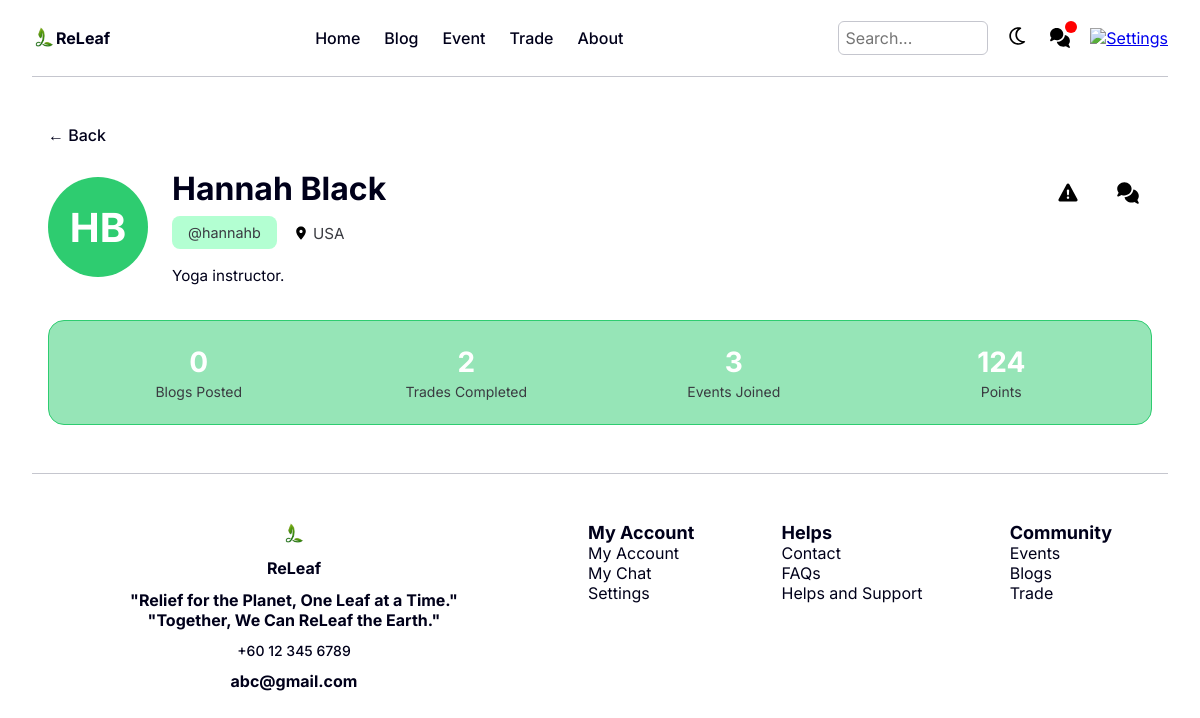
Screenshot of /pages/CommonPages/viewProfile.php?userID=8 (signed in) with the database file from the repository.
### tables this page shows
CREATE TABLE `tblusers` (
  `userID` int(11) NOT NULL,
  `fullName` varchar(100) NOT NULL,
  `username` varchar(50) NOT NULL,
  `gender` enum('male','female','other','null') DEFAULT NULL,
  `email` varchar(100) NOT NULL,
  `password` varchar(60) NOT NULL,
  `bio` varchar(500) NOT NULL,
  `country` varchar(100) NOT NULL,
  `userType` enum('member','admin') NOT NULL,
  `point` int(50) UNSIGNED DEFAULT NULL,
  `tradesCompleted` int(11) DEFAULT 0,
  `lastLogin` datetime DEFAULT current_timestamp(),
  `createdAt` datetime DEFAULT current_timestamp()
);

### php/sessionCheck.php (called while the page is built, shortened)
<?php
include("dbConn.php");
$userType = $_SESSION['userType'] ?? 'member';
$isAdmin = ($userType === 'admin');
$userID = $_SESSION['userID'];
if (!$isAdmin) {
    $unread_query = "SELECT COUNT(*) as unread_count
                    FROM tblmessages
                    WHERE receiverID = '$userID' AND isRead = FALSE";
    $unread_result = mysqli_query($connection, $unread_query);
    if ($unread_result) {
        $unread_data = mysqli_fetch_assoc($unread_result);
        $unread_count = $unread_data['unread_count'];
    }
}
?>

### pages/CommonPages/viewProfile.php (the view, shortened to what this page needs)
<?php
    include("../../php/dbConn.php");
    include("../../php/sessionCheck.php");
    include("../../php/errorPopUp.php");
    $indexUrl = $isAdmin ? '../../pages/adminPages/adminIndex.php' : '../../pages/MemberPages/memberIndex.php';
    $currentUserID = $_SESSION['userID'];
    $profileUserID = isset($_GET['userID']) ? intval($_GET['userID']) : 0;
    $userData = [];
    $initials = '';
    $blogsPosted = 0;
    $tradesCompleted = 0;
    $eventsJoined = 0;
    $profileUserIsAdmin = false;
    $previousPage = isset($_SERVER['HTTP_REFERER']) ? $_SERVER['HTTP_REFERER'] : $indexUrl;
    if ($profileUserID <= 0) {
        showErrorPopup("Invalid user profile requested.", $previousPage);
    } else {
        $query = "SELECT fullName, username, bio, point, tradesCompleted, country, userType
                FROM tblusers
                WHERE userID = $profileUserID";
        $result = mysqli_query($connection, $query);
        $userData = mysqli_fetch_assoc($result);
        $profileUserIsAdmin = ($userData['userType'] === 'admin');
        function getInitials($name) {
            $words = explode(' ', trim($name));
            if (count($words) >= 2) {
                return strtoupper(substr($words[0], 0, 1) . substr($words[1], 0, 1));
            }
            return strtoupper(substr($words[0], 0, 2));
        }
        $initials = getInitials($userData['fullName']);
        $tradesCompleted = $userData['tradesCompleted'] ?? 0;
        $point = $userData['point'] ?? 0;
        if (!$profileUserIsAdmin) {
            $eventsJoinedQuery = "
                SELECT COUNT(*) as eventsJoined
                FROM tblregistration r
                INNER JOIN tblevents e ON r.eventID = e.eventID
                WHERE r.userID = $profileUserID
                AND r.status = 'active'
                AND e.status != 'cancelled'";
            $eventsJoinedResult = mysqli_query($connection, $eventsJoinedQuery);
            if ($eventsJoinedResult) {
                $eventsJoinedData = mysqli_fetch_assoc($eventsJoinedResult);
                $eventsJoined = $eventsJoinedData['eventsJoined'] ?? 0;
            }
            $blogsPostedQuery = "SELECT COUNT(*) as blogsPosted FROM tblblog WHERE userID = $profileUserID";
            $blogResult = mysqli_query($connection, $blogsPostedQuery);
            if ($blogResult) {
                $blogData = mysqli_fetch_assoc($blogResult);
                $blogsPosted = $blogData['blogsPosted'] ?? 0;
            }
        }
    }
?>
<!DOCTYPE html>
<html lang="en">
<head>
    <link rel="stylesheet" href="../../style/style.css">
</head>
<body>
    <header>
        <section class="c-logo-section">
            <a href="../../pages/<?php echo $isAdmin ? 'adminPages/adminIndex.php' : 'MemberPages/memberIndex.php'; ?>" class="c-logo-link">
                <img src="../../assets/images/Logo.png" alt="Logo" class="c-logo">
                <div class="c-text">ReLeaf</div>
            </a>
        </section>
        <nav class="c-navbar-desktop">
            <?php if ($isAdmin): ?>
                <a href="../../pages/adminPages/adminIndex.php">Dashboard</a>
                <a href="../../pages/CommonPages/mainBlog.php">Blog</a>
                <a href="../../pages/CommonPages/mainEvent.php">Event</a>
                <a href="../../pages/CommonPages/mainTrade.php">Trade</a>
                <a href="../../pages/CommonPages/mainFAQ.php">FAQs</a>
                <a href="../../pages/adminPages/aHelpTicket.php">Help</a>
            <?php else: ?>
                <a href="../../pages/MemberPages/memberIndex.php">Home</a>
                <a href="../../pages/CommonPages/mainBlog.php">Blog</a>
                <a href="../../pages/CommonPages/mainEvent.php">Event</a>
                <a href="../../pages/CommonPages/mainTrade.php">Trade</a>
                <a href="../../pages/CommonPages/aboutUs.php">About</a>
            <?php endif; ?>
        </nav>
        <section class="c-navbar-more">
            <input type="text" placeholder="Search..." id="searchBar" class="search-bar">
            <button id="themeToggle2">
                <img src="../../assets/images/light-mode-icon.svg" alt="Light Mode Icon">
            </button>
            <?php if ($isAdmin): ?>
                <a href="../../pages/adminPages/aProfile.php">
                    <img src="../../assets/images/profile-light.svg" alt="Profile" id="profileImg">
                </a>
            <?php else: ?>
                <a href="../../pages/MemberPages/mChat.php" class="c-chatbox" id="chatboxDesktop">
                    <img src="../../assets/images/chat-light.svg" alt="Chatbox" id="chatImg">
                    <?php if ($unread_count > 0): ?>
                        <span class="c-notification-badge" id="chatBadgeDesktop"></span>
                    <?php endif; ?>
                </a>
                <a href="../../pages/MemberPages/mSetting.php">
                    <img src="../../assets/images/setting-light.svg" alt="Settings" id="settingImg">
                </a>
            <?php endif; ?>
        </section>
    </header>
    <hr>
    <main class="content" id="content">
        <section class="profile-container content">
            <a href="javascript:history.back()" class="back-button">← Back</a>
            <div class="profile-top">
                <div class="profile-info">
                    <div class="avatar-circle"><?php echo htmlspecialchars($initials); ?></div>
                    <div class="profile-details">
                        <h1 class="profile-name"><?php echo htmlspecialchars($userData['fullName']); ?></h1>
                        <div class="username-country-wrapper">
                            <div class="profile-username-wrapper">
                                <p class="profile-username">@<?php echo htmlspecialchars($userData['username']); ?></p>
                            </div>
                            <div class="profile-country-wrapper">
                                <img src="../../assets/images/location-icon-light.svg" alt="Location">
                                <p class="profile-country"><?php echo htmlspecialchars($userData['country']); ?></p>
                            </div>
                        </div>
                        <div class="profile-bio-wrapper">
                            <p class="profile-bio">
                                <?php
                                echo $userData['bio']
                                    ? htmlspecialchars($userData['bio'])
                                    : '<span style="color: var(--Gray);">This user has yet to set their bio</span>';
                                ?>
                            </p>
                        </div>
                    </div>
                </div>
                <?php if ($profileUserID !== $currentUserID && !$profileUserIsAdmin): ?>
                    <div class="action-buttons">
                        <a href="../../pages/MemberPages/mCreateTicket.php" class="action-btn" title="Report User">
                            <img src="../../assets/images/report-icon-light.svg" alt="Report" class="report-icon">
                        </a>
                        <a href="../../pages/MemberPages/mChat.php?start_chat_with=<?php echo urlencode($profileUserID); ?>"
                            class="action-btn"
                            title="Chat with <?php echo htmlspecialchars($userData['fullName']); ?>">
                            <img src="../../assets/images/chat-light.svg" alt="Chat" class="chat-icon">
                        </a>
                    </div>
                <?php endif; ?>
            </div>
            <?php if (!$profileUserIsAdmin): ?>
                <div class="stats-bar">
                    <div class="stat-item">
                        <span class="stat-value"><?php echo $blogsPosted; ?></span>
                        <span class="stat-label">Blogs Posted</span>
                    </div>
                    <div class="stat-item">
                        <span class="stat-value"><?php echo $tradesCompleted; ?></span>
                        <span class="stat-label">Trades Completed</span>
                    </div>
                    <div class="stat-item">
                        <span class="stat-value"><?php echo $eventsJoined; ?></span>
                        <span class="stat-label">Events Joined</span>
                    </div>
                    <div class="stat-item">
                        <span class="stat-value"><?php echo number_format($point); ?></span>
                        <span class="stat-label">Points</span>
                    </div>
                </div>
            <?php endif; ?>
        </section>
    </main>
    <?php if (!$isAdmin): ?>
        <hr>
        <footer>
            <section class="c-footer-info-section">
                <img src="../../assets/images/Logo.png" alt="Logo" class="c-logo">
                <div class="c-text">ReLeaf</div>
                <div class="c-text c-text-center">
                    "Relief for the Planet, One Leaf at a Time."
                    <br>
                    "Together, We Can ReLeaf the Earth."
                </div>
                <div class="c-text c-text-label">
                    +60 12 345 6789
                </div>
                <div class="c-text">
                    abc@gmail.com
                </div>
            </section>
            <section class="c-footer-links-section">
                <div>
                    <b>My Account</b><br>
                    <a href="../../pages/MemberPages/mProfile.php">My Account</a><br>
                    <a href="../../pages/MemberPages/mChat.php">My Chat</a><br>
                    <a href="../../pages/MemberPages/mSetting.php">Settings</a>
                </div>
                <div>
                    <b>Helps</b><br>
                    <a href="../../pages/CommonPages/aboutUs.php">Contact</a><br>
                    <a href="../../pages/CommonPages/mainFAQ.php">FAQs</a><br>
                    <a href="../../pages/MemberPages/mContactSupport.php">Helps and Support</a>
                </div>
                <div>
                    <b>Community</b><br>
                    <a href="../../pages/CommonPages/mainEvent.php">Events</a><br>
                    <a href="../../pages/CommonPages/mainBlog.php">Blogs</a><br>
                    <a href="../../pages/CommonPages/mainTrade.php">Trade</a>
                </div>
            </section>
        </footer>
    <?php endif; ?>
</body>
</html>

### pages/CommonPages/viewProfile.php (style rules this page uses)
.profile-container { max-width: 1200px; margin: 0 auto; padding: 2rem 1rem; }
.profile-top { display: flex; align-items: flex-start; justify-content: space-between; gap: 2rem; margin-bottom: 2rem; }
.profile-info { display: flex; align-items: flex-start; gap: 1.5rem; flex: 1; }
.avatar-circle { width: 100px; height: 100px; border-radius: 50%; background: var(--MainGreen); display: flex; align-items: center; justify-content: center; font-size: 2.5rem; font-weight: 700; color: var(--White); flex-shrink: 0; margin-top: 0.5rem; }
.profile-details { flex: 1; min-width: 0; }
.profile-name { font-size: 2rem; font-weight: 700; color: var(--text-color); margin-bottom: 0.5rem; word-wrap: break-word; }
.username-country-wrapper { display: flex; align-items: center; gap: 0.25rem; margin-top: 0.5rem; margin-bottom: 0.5rem; }
.profile-username-wrapper { display: inline-flex; align-items: center; background: var(--sec-bg-color); border-radius: 8px; padding: 0.5rem 1rem; }
.profile-username { font-size: 0.9rem; color: var(--DarkerGray); }
.profile-country-wrapper { display: inline-flex; align-items: center; margin-left: 12px; gap: 0.25rem; }
.profile-country { padding-top: 0.125rem; font-size: 0.95rem; color: var(--DarkerGray); }
.profile-country-wrapper img { content: url('../../assets/images/location-icon-light.svg'); width: 16px; height: 16px; vertical-align: middle; }
.profile-bio-wrapper { display: flex; width: 100%; max-width: 700px; overflow-wrap: break-word; word-wrap: break-word; word-break: break-word; white-space: normal; }
.profile-bio { font-size: 0.95rem; color: var(--text-color); line-height: 1.5; margin-top: 0.5rem; overflow-wrap: break-word; word-break: break-word; white-space: normal; }
.action-buttons { display: flex; gap: 0.75rem; flex-shrink: 0; }
.action-btn { background: none; border: none; cursor: pointer; padding: 0.75rem; transition: all 0.3s ease; display: flex; align-items: center; justify-content: center; border-radius: 8px; text-decoration: none; }
.action-btn img { width: 24px; height: 24px; }
.report-icon { content: url('../../assets/images/report-icon-light.svg'); }
.chat-icon { content: url('../../assets/images/chat-light.svg'); }
.stats-bar { border: 1px solid var(--MainGreen); border-radius: 16px; display: flex; justify-content: space-around; gap: 1rem; padding: 1.5rem; background: var(--LowGreen); }
.stat-item { text-align: center; flex: 1; }
.stat-value { font-size: 1.75rem; font-weight: 700; color: var(--White); display: block; }
.stat-label { font-size: 0.875rem; color: var(--DarkerGray); margin-top: 0.25rem; display: block; }
.back-button { display: inline-flex; align-items: center; gap: 0.5rem; color: var(--text-color); text-decoration: none; font-weight: 500; margin-bottom: 1.5rem; border-radius: 8px; transition: all 0.2s ease; }

### rows the page displays
tblusers: fullName "HB", fullName "Hannah Black", username "hannahb", country "USA", bio "Yoga instructor.", tradesCompleted "2", point "124"

### other values shown
$blogsPosted "0"
$eventsJoined "3"
